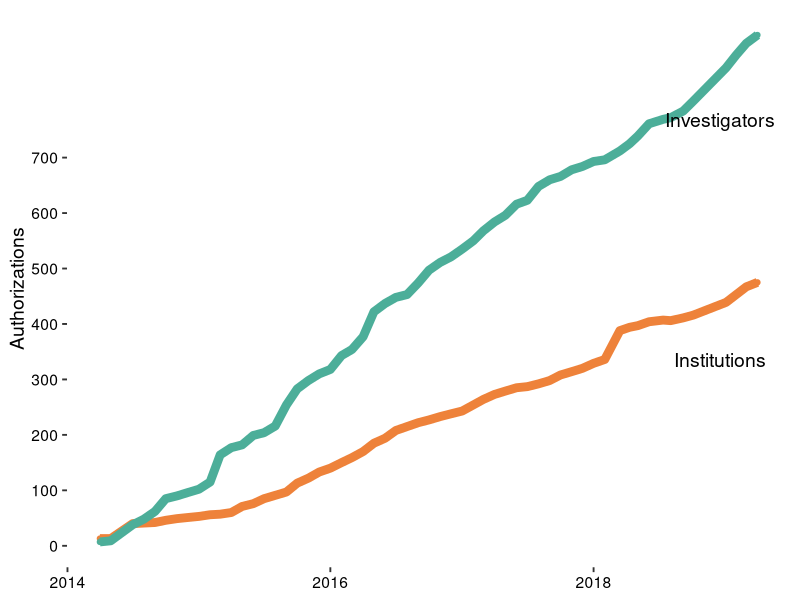

Recreate this plot in R.
## ---- chunk 1
#Load Libraries
library(ggplot2)
library(reshape2)
library(dplyr)
library(knitr)
library(cowplot)
## ---- chunk 2
# Import data and clean

df <- read.csv(file = "csv/institutionAuthCounts.csv", header = TRUE)

# Remove extra characters from df$YearMonth
df$YearMonth <- as.Date(substr(df$YearMonth, 2, 11))
df$Year <- substr(df$YearMonth, 1, 4)
df$Month <- as.numeric(substr(df$YearMonth, 6, 7))
## ---- chunk 3

# Plot for all Institutions and Authorized Investigators vs. date

# the below code needs to be changed to geom_line

# Reshape df
df.melt <- melt(df, id = c("YearMonth", "Year", "Month"), value.name = "Count", variable.name = "Type")

# Using Points
p <- 
  ggplot(data=df.melt, aes(x = YearMonth, y = Count, color = Type, group = Type)) +
  geom_point() + 
  geom_line(size=3) +
  theme_classic(base_size = 14) +                        #Axis Label Size
  scale_colour_manual(values=c("#EE823A", "#4CAE99")) +  #Saturated Databrary Colors 
  ylab("Authorizations") +
  #xlab("Year") +
  #labs(title="Databrary User Growth") +
  theme(axis.title.x=element_blank()) +
  theme(legend.position="none", axis.text = element_text(size = rel(0.8), colour = "black")) +    #Axis text size and color
  theme(axis.line = element_blank()) +
  scale_y_continuous(breaks = seq(0, 700, 100))
 
 
  
ggdraw(p) + 
  draw_label("Investigators", .9, .8) +
  draw_label("Institutions", .9, .4)
